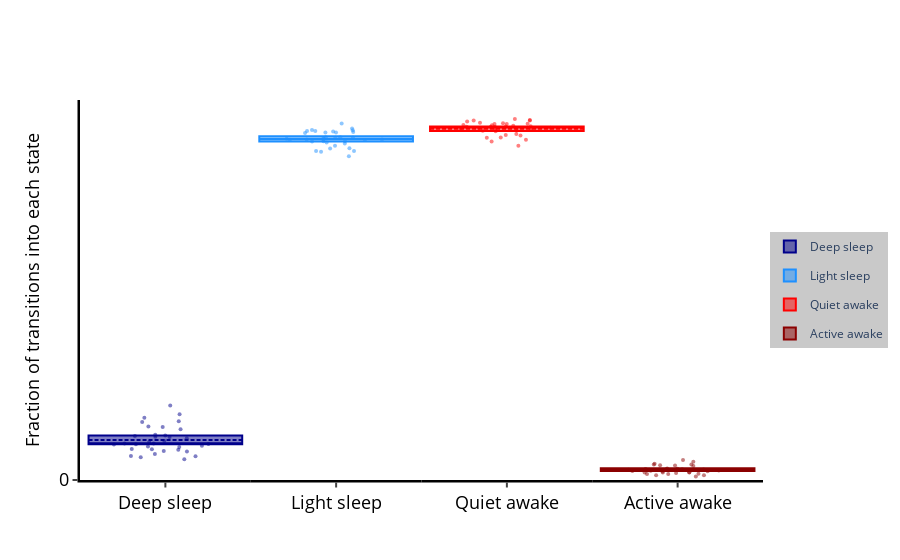

Notebook cell for this chart:
### Code cell
f,x = df.plot_hmm_quantify_transition(hmm = h1, variable = 'moving', t_column = 'time')
f

### Figure 1 — Plotly figure (JSON) as saved in the notebook; plotly's stock layout.template omitted (floating-point values rounded to 4 significant figures)
{"data": [{"boxpoints": false, "jitter": 0.75, "legendgroup": "Deep sleep", "marker": {"color": "darkblue"}, "mean": [0.05396], "median": [0.04909], "name": "Deep sleep", "pointpos": 0, "q1": [0.04828], "q3": [0.06], "showlegend": true, "type": "box", "width": 0.9, "x": ["Deep sleep"], "xaxis": "x"}, {"boxpoints": "all", "fillcolor": "rgba(0,0,0,0)", "jitter": 0.75, "legendgroup": "Deep sleep", "line": {"color": "rgba(0,0,0,0)"}, "marker": {"color": "darkblue", "opacity": 0.5, "size": 4}, "name": "Deep sleep", "pointpos": 0, "showlegend": false, "type": "box", "width": 0.9, "x": ["Deep sleep", "Deep sleep", "Deep sleep", "Deep sleep", "Deep sleep", "Deep sleep", "Deep sleep", "Deep sleep", "Deep sleep", "Deep sleep", "Deep sleep", "Deep sleep", "Deep sleep", "Deep sleep", "Deep sleep", "Deep sleep", "Deep sleep", "Deep sleep", "Deep sleep", "Deep sleep", "Deep sleep", "Deep sleep", "Deep sleep", "Deep sleep", "Deep sleep", "Deep sleep", "Deep sleep", "Deep sleep", "Deep sleep", "Deep sleep", "Deep sleep", "Deep sleep", "Deep sleep", "Deep sleep"], "xaxis": "x", "y": [0.08859, 0.07211, 0.07797, 0.05243, 0.02801, 0.04903, 0.04862, 0.04816, 0.03221, 0.05994, 0.06824, 0.04174, 0.05779, 0.0384, 0.04767, 0.04443, 0.04517, 0.05916, 0.08377, 0.05826, 0.04137, 0.1002, 0.04916, 0.03048, 0.04607, 0.07911, 0.06085, 0.0561, 0.04083, 0.035, 0.05128, 0.03213, 0.03912, 0.07121]}, {"boxpoints": false, "jitter": 0.75, "legendgroup": "Light sleep", "marker": {"color": "dodgerblue"}, "mean": [0.4592], "median": [0.4591], "name": "Light sleep", "pointpos": 0, "q1": [0.4557], "q3": [0.4626], "showlegend": true, "type": "box", "width": 0.9, "x": ["Light sleep"], "xaxis": "x2"}, {"boxpoints": "all", "fillcolor": "rgba(0,0,0,0)", "jitter": 0.75, "legendgroup": "Light sleep", "line": {"color": "rgba(0,0,0,0)"}, "marker": {"color": "dodgerblue", "opacity": 0.5, "size": 4}, "name": "Light sleep", "pointpos": 0, "showlegend": false, "type": "box", "width": 0.9, "x": ["Light sleep", "Light sleep", "Light sleep", "Light sleep", "Light sleep", "Light sleep", "Light sleep", "Light sleep", "Light sleep", "Light sleep", "Light sleep", "Light sleep", "Light sleep", "Light sleep", "Light sleep", "Light sleep", "Light sleep", "Light sleep", "Light sleep", "Light sleep", "Light sleep", "Light sleep", "Light sleep", "Light sleep", "Light sleep", "Light sleep", "Light sleep", "Light sleep", "Light sleep", "Light sleep", "Light sleep", "Light sleep", "Light sleep", "Light sleep"], "xaxis": "x2", "y": [0.4358, 0.4576, 0.4466, 0.4613, 0.4732, 0.4545, 0.4603, 0.4615, 0.4698, 0.443, 0.4463, 0.467, 0.4611, 0.4708, 0.4679, 0.4685, 0.4587, 0.4562, 0.443, 0.4608, 0.471, 0.4418, 0.4691, 0.48, 0.4562, 0.4499, 0.4557, 0.4585, 0.4678, 0.4579, 0.4594, 0.4699, 0.4585, 0.453]}, {"boxpoints": false, "jitter": 0.75, "legendgroup": "Quiet awake", "marker": {"color": "red"}, "mean": [0.473], "median": [0.4755], "name": "Quiet awake", "pointpos": 0, "q1": [0.47], "q3": [0.4758], "showlegend": true, "type": "box", "width": 0.9, "x": ["Quiet awake"], "xaxis": "x3"}, {"boxpoints": "all", "fillcolor": "rgba(0,0,0,0)", "jitter": 0.75, "legendgroup": "Quiet awake", "line": {"color": "rgba(0,0,0,0)"}, "marker": {"color": "red", "opacity": 0.5, "size": 4}, "name": "Quiet awake", "pointpos": 0, "showlegend": false, "type": "box", "width": 0.9, "x": ["Quiet awake", "Quiet awake", "Quiet awake", "Quiet awake", "Quiet awake", "Quiet awake", "Quiet awake", "Quiet awake", "Quiet awake", "Quiet awake", "Quiet awake", "Quiet awake", "Quiet awake", "Quiet awake", "Quiet awake", "Quiet awake", "Quiet awake", "Quiet awake", "Quiet awake", "Quiet awake", "Quiet awake", "Quiet awake", "Quiet awake", "Quiet awake", "Quiet awake", "Quiet awake", "Quiet awake", "Quiet awake", "Quiet awake", "Quiet awake", "Quiet awake", "Quiet awake", "Quiet awake", "Quiet awake"], "xaxis": "x3", "y": [0.4557, 0.4639, 0.461, 0.4738, 0.486, 0.4755, 0.4757, 0.4759, 0.4839, 0.47, 0.4659, 0.4791, 0.4711, 0.4808, 0.4762, 0.4778, 0.4774, 0.4704, 0.4581, 0.4709, 0.4793, 0.4499, 0.4754, 0.4848, 0.477, 0.4607, 0.4696, 0.472, 0.4796, 0.4825, 0.4744, 0.4839, 0.4804, 0.4644]}, {"boxpoints": false, "jitter": 0.75, "legendgroup": "Active awake", "marker": {"color": "darkred"}, "mean": [0.01382], "median": [0.01365], "name": "Active awake", "pointpos": 0, "q1": [0.01208], "q3": [0.01567], "showlegend": true, "type": "box", "width": 0.9, "x": ["Active awake"], "xaxis": "x4"}, {"boxpoints": "all", "fillcolor": "rgba(0,0,0,0)", "jitter": 0.75, "legendgroup": "Active awake", "line": {"color": "rgba(0,0,0,0)"}, "marker": {"color": "darkred", "opacity": 0.5, "size": 4}, "name": "Active awake", "pointpos": 0, "showlegend": false, "type": "box", "width": 0.9, "x": ["Active awake", "Active awake", "Active awake", "Active awake", "Active awake", "Active awake", "Active awake", "Active awake", "Active awake", "Active awake", "Active awake", "Active awake", "Active awake", "Active awake", "Active awake", "Active awake", "Active awake", "Active awake", "Active awake", "Active awake", "Active awake", "Active awake", "Active awake", "Active awake", "Active awake", "Active awake", "Active awake", "Active awake", "Active awake", "Active awake", "Active awake", "Active awake", "Active awake", "Active awake"], "xaxis": "x4", "y": [0.01995, 0.006363, 0.01438, 0.01248, 0.01279, 0.02101, 0.0154, 0.01438, 0.01409, 0.02705, 0.01961, 0.0121, 0.01005, 0.01002, 0.008219, 0.009325, 0.01869, 0.01426, 0.01509, 0.01011, 0.008274, 0.008065, 0.006362, 0.004762, 0.02078, 0.01027, 0.01389, 0.01341, 0.01176, 0.02457, 0.01496, 0.01406, 0.02196, 0.01136]}], "layout": {"legend": {"bgcolor": "rgba(201, 201, 201, 1)", "bordercolor": "grey", "font": {"size": 12}, "x": 1.01, "y": 0.5}, "plot_bgcolor": "white", "title": {"text": ""}, "xaxis": {"domain": [0, 0.25], "linecolor": "black", "linewidth": 2.5, "showgrid": false, "tickfont": {"color": "black", "size": 18}, "ticks": "outside", "tickwidth": 2, "title": {"font": {"color": "black", "size": 18}, "text": " "}, "type": "-", "zeroline": false}, "xaxis2": {"domain": [0.25, 0.5], "linecolor": "black", "linewidth": 2.5, "showgrid": false, "tickfont": {"color": "black", "size": 18}, "ticks": "outside", "tickwidth": 2, "title": {"font": {"color": "black", "size": 18}, "text": " "}, "type": "-", "zeroline": false}, "xaxis3": {"domain": [0.5, 0.75], "linecolor": "black", "linewidth": 2.5, "showgrid": false, "tickfont": {"color": "black", "size": 18}, "ticks": "outside", "tickwidth": 2, "title": {"font": {"color": "black", "size": 18}, "text": " "}, "type": "-", "zeroline": false}, "xaxis4": {"domain": [0.75, 1], "linecolor": "black", "linewidth": 2.5, "showgrid": false, "tickfont": {"color": "black", "size": 18}, "ticks": "outside", "tickwidth": 2, "title": {"font": {"color": "black", "size": 18}, "text": " "}, "type": "-", "zeroline": false}, "yaxis": {"dtick": 0.699, "linecolor": "black", "linewidth": 2.5, "rangemode": "tozero", "showgrid": false, "tick0": 0, "tickfont": {"color": "black", "size": 18}, "ticks": "outside", "tickwidth": 2, "title": {"font": {"color": "black", "size": 18}, "text": "Fraction of transitions into each state"}, "type": "-", "zeroline": false}}}
